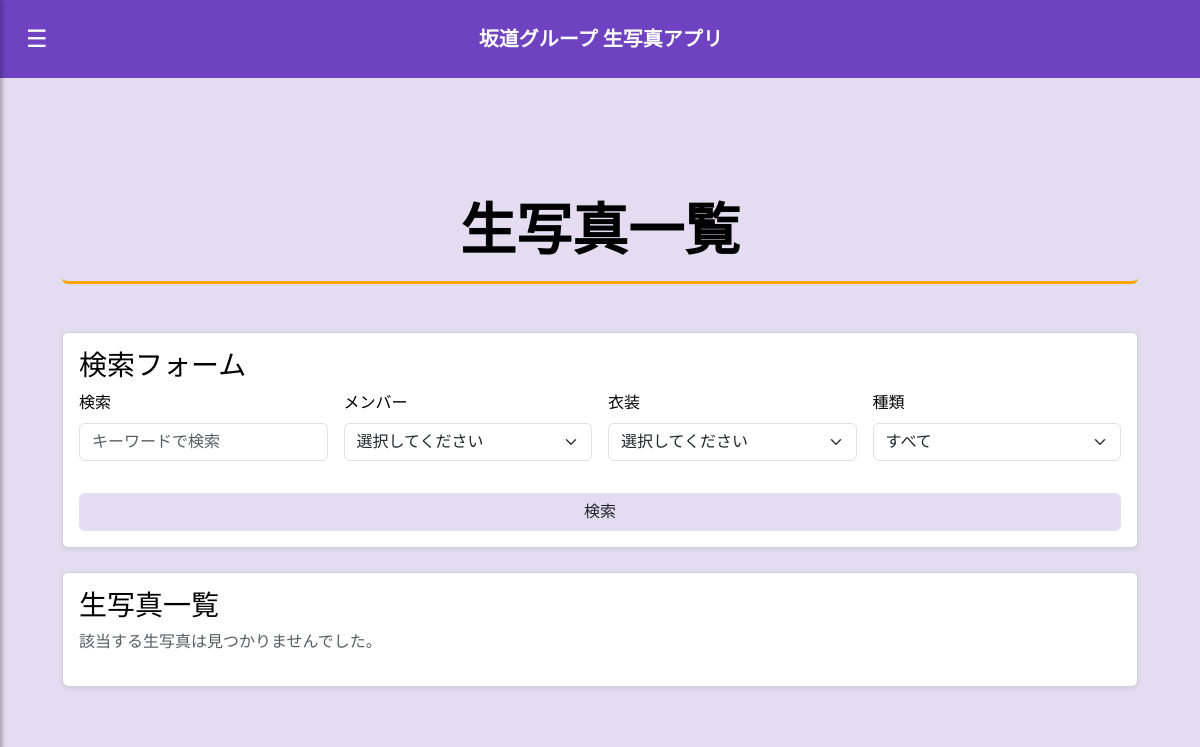
Page /index/nogizaka (signed in) on the earlier database version.
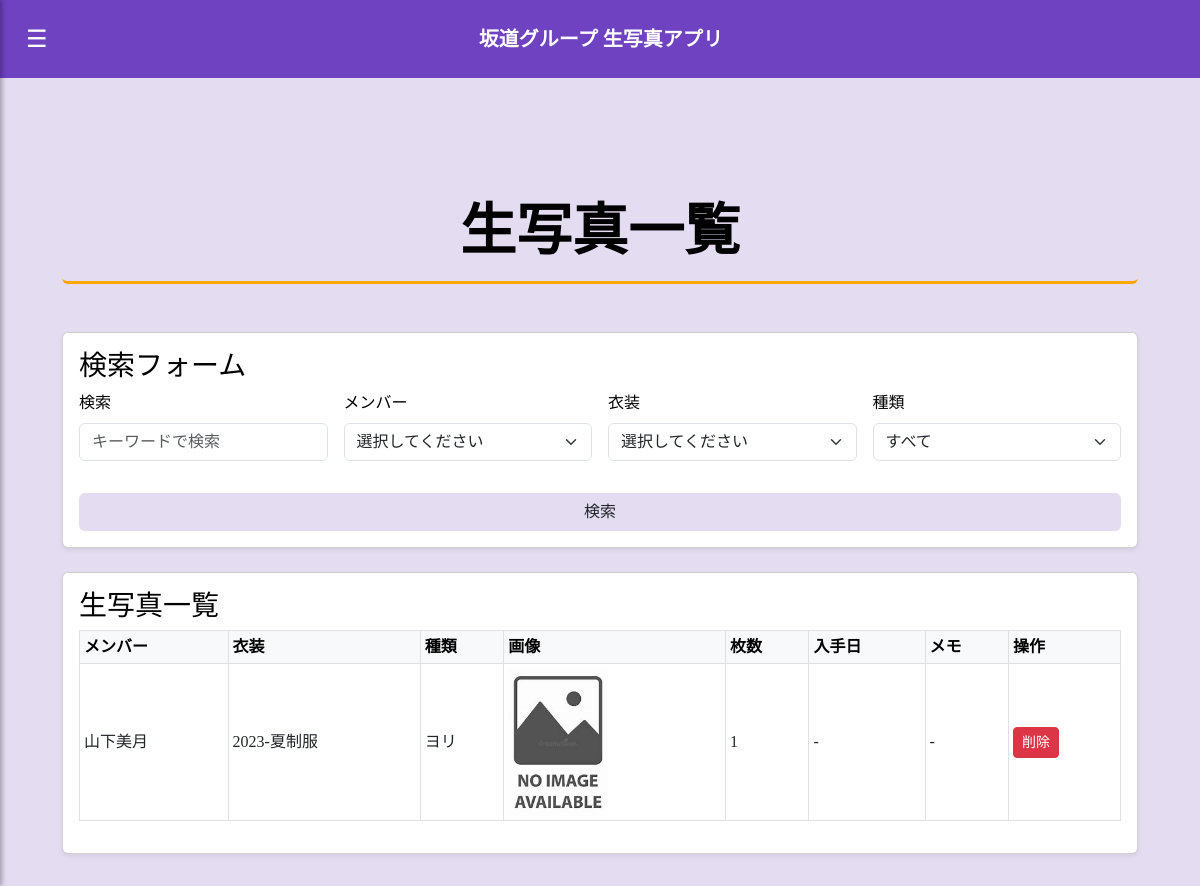
Same page on the later database version.
### models.py (models this page shows)
class UserPhoto(db.Model):
    id = db.Column(db.Integer, primary_key=True)
    user_id = db.Column(db.Integer, db.ForeignKey('user.id'), nullable=False)
    photo_id = db.Column(db.Integer, db.ForeignKey('photo.id'), nullable=False)
    member = db.Column(db.String(64), nullable=False)
    costume = db.Column(db.String(128), nullable=False)
    photo_type = db.Column(db.String(64), nullable=False)
    group = db.Column(db.String(64), nullable=False)
    has_owner = db.Column(db.Boolean, default=True, nullable=False)  # ← 追加
    memo = db.Column(db.String, nullable=True)
    date = db.Column(db.Date, nullable=True)
    quantity = db.Column(db.Integer, nullable=True, default=1)
    photo = db.relationship('Photo', backref='user_photos')
    __table_args__ = (
        db.UniqueConstraint('user_id', 'member', 'costume', 'photo_type', 'group', name='_user_photo_uc'),
    )

### app.py (the view)
@app.route('/index/<group_key>', methods=['GET'])
@login_required
def index(group_key):
    group_colors = {
        'nogizaka': 'bg-nogi',
        'sakurazaka': 'bg-sakura',
        'hinatazaka': 'bg-hinata'
    }
    group_names = {
        'nogizaka': '乃木坂46',
        'sakurazaka': '櫻坂46',
        'hinatazaka': '日向坂46'
    }
    group_color = group_colors.get(group_key, 'bg-default')
    group_name = group_names.get(group_key, '不明')
    user_photos = UserPhoto.query.options(
        joinedload(UserPhoto.photo)
    ).join(
        Photo, UserPhoto.photo_id == Photo.id
    ).filter(
        UserPhoto.user_id == current_user.id,
        Photo.group_key == group_key
    ).all()
    query = request.args.get('query', '').strip().lower()
    member = request.args.get('member', '').strip()
    costume = request.args.get('costume', '').strip()
    photo_type = request.args.get('type', '').strip()
    if query:
        user_photos = [p for p in user_photos if query in p.member.lower() or query in p.costume.lower()]
    if member:
        user_photos = [p for p in user_photos if p.member == member]
    if costume:
        user_photos = [p for p in user_photos if p.costume == costume]
    if photo_type:
        user_photos = [p for p in user_photos if p.photo_type == photo_type]
    for p in user_photos:
        image_rel_path = build_image_path(p.member, p.costume, p.photo_type, group_key)
        image_abs_path = os.path.join(current_app.static_folder, image_rel_path)
        p.image_exists = os.path.exists(image_abs_path)
        p.image_path = image_rel_path
    members = sorted(set(p.member for p in user_photos))
    costumes = sorted(set(p.costume for p in user_photos))
    types = sorted(set(p.photo_type for p in user_photos))
    return render_template(
        'index.html',
        group_key=group_key,
        group_name=group_name,
        group_color=group_color,
        photos=user_photos,
        members=members,
        costumes=costumes,
        types=types,
        endpoint=request.endpoint
    )

### app.py (called while the page is built)
@app.context_processor
def inject_endpoint():
    from flask import request
    return dict(endpoint=request.endpoint)

@login_manager.user_loader
def load_user(user_id):
    return User.query.get(int(user_id))

### utils.py (called while the page is built)
def build_image_path(member, costume, type_, group_key):
    filename = f"{member}_{costume}_{type_}.jpg"
    return f"member_images/{group_key}/{member}/{filename}"

### templates/index.html (shortened to what this page needs)
{% extends "base.html" %}
{% block content %}
<div class="container mt-5 {{ group_color }}">
  <div class="text-center mb-5">
    <h1 class="display-4 fw-bold text-black p-3 rounded section-title">
      生写真一覧
    </h1>
  </div>
  <div class="row g-4">
    <div class="col-12">
      <div class="card shadow-sm h-100">
        <div class="card-body">
          <h3 class="card-title text-black">検索フォーム</h3>
          <form method="get" action="{{ url_for('index', group_key=group_key) }}">
            <div class="row g-3">
              <div class="col-md-3">
                <label for="query" class="form-label text-black">検索</label>
                <input type="text" id="query" name="query" value="{{ request.args.get('query', '') }}" class="form-control" placeholder="キーワードで検索">
              </div>
              <div class="col-md-3">
                <label for="member" class="form-label text-black">メンバー</label>
                <select class="form-select" id="member" name="member">
                  <option value="" disabled {% if not request.args.get('member') %}selected{% endif %}>選択してください</option>
                </select>
              </div>
              <div class="col-md-3">
                <label for="costume" class="form-label text-black">衣装</label>
                <select class="form-select" id="costume" name="costume">
                  <option value="" disabled {% if not request.args.get('costume') %}selected{% endif %}>選択してください</option>
                </select>
              </div>
              <div class="col-md-3">
                <label for="type" class="form-label text-black">種類</label>
                <select class="form-select" id="type" name="type">
                  <option value="" {% if not request.args.get('type') %}selected{% endif %}>すべて</option>
                </select>
              </div>
              <div class="col-12">
                <button type="submit" class="btn {{ group_color }} w-100 mt-3">検索</button>
              </div>
            </div>
          </form>
        </div>
      </div>
    </div>
    <div class="col-12">
      <div class="card shadow-sm h-100">
        <div class="card-body">
          <h3 class="card-title text-black">生写真一覧</h3>
          {% if photos %}
            <div class="table-responsive">
              <table class="table table-bordered table-sm align-middle">
                <thead class="table-light">
                  <tr>
                    <th>メンバー</th>
                    <th>衣装</th>
                    <th>種類</th>
                    <th>画像</th>
                    <th>枚数</th>
                    <th>入手日</th>
                    <th>メモ</th>
                    <th>操作</th>
                  </tr>
                </thead>
                <tbody>
                  {% for photo in photos %}
                    <tr>
                      <td>{{ photo.member }}</td>
                      <td>{{ photo.costume }}</td>
                      <td>{{ photo.photo_type }}</td>
                      <td>
                        {% if photo.image_exists %}
                          <img src="{{ url_for('static', filename=photo.image_path) }}" width="100" loading="lazy" alt="{{ photo.member }}の写真">
                        {% else %}
                          <img src="{{ url_for('static', filename='member_images/no_photo.jpg') }}" width="100" loading="lazy" alt="画像なし">
                        {% endif %}
                      </td>
                      <td>{{ photo.quantity }}</td>
                      <td>{{ photo.date or '-' }}</td>
                      <td>{{ photo.memo or '-' }}</td>
                      <td>
                        <form method="POST" action="{{ url_for('delete_user_photo', photo_id=photo.id, group_key=group_key) }}">
                          <button type="submit" class="btn btn-danger btn-sm" onclick="return confirm('本当に削除しますか？')">削除</button>
                        </form>
                      </td>
                    </tr>
                  {% endfor %}
                </tbody>
              </table>
            </div>
          {% else %}
            <p class="text-muted">該当する生写真は見つかりませんでした。</p>
          {% endif %}
        </div>
      </div>
    </div>
  </div>
</div>
{% endblock %}

### templates/base.html (shortened to what this page needs)
<!DOCTYPE html>
<html lang="ja">
<head>
    <link rel="stylesheet" href="https://cdn.jsdelivr.net/npm/bootstrap@5.3.0/dist/css/bootstrap.min.css">
    <link href="https://cdn.jsdelivr.net/npm/select2@4.1.0-rc.0/dist/css/select2.min.css" rel="stylesheet" />
    <link rel="stylesheet" href="https://cdnjs.cloudflare.com/ajax/libs/font-awesome/5.15.4/css/all.min.css">
    <link href="https://cdnjs.cloudflare.com/ajax/libs/font-awesome/6.4.0/css/all.min.css" rel="stylesheet" />
</head>
<body class="{{ group_color }}">
    <div class="{% if group_key == 'hinatazaka' %}navbar-hinata
        {% elif group_key == 'sakurazaka' %}navbar-sakura
        {% elif group_key == 'nogizaka' %}navbar-nogi
        {% else %}navbar-default{% endif %} p-3 d-flex justify-content-between align-items-center flex-wrap">
        <button id="menu-button">☰</button>
        <div style="font-size: 20px; font-weight: bold;">
            坂道グループ 生写真アプリ
        </div>
    </div>
    <div class="container mt-4 {{ group_color }}">
        {% block content %}
        {% endblock %}
    </div>
</body>
</html>

### templates/base.html (style rules this page uses)
body { font-family: 'Noto Serif JP', serif; overflow-x: hidden; }
.container { padding: 1rem; }
.bg-nogi { background-color: #e4dcf1 !important; }
.navbar-nogi { background-color: #6f42c1 !important; color: white !important; }
.navbar-hinata #menu-button, .navbar-sakura #menu-button, .navbar-nogi #menu-button { color: white; }
#menu-button { font-size: 24px; background: transparent; border: none; border-radius: 5px; padding: 5px 10px; cursor: pointer; }
.section-title { border-bottom: 3px solid orange; }

Differences in the rows shown:
added UserPhoto: member "山下美月", costume "2023-夏制服", photo_type "ヨリ", quantity "1", date "-", memo "-"
Other differences:
text no longer shown: "該当する生写真は見つかりませんでした。"
text now shown: "メンバー 衣装 種類 画像 枚数 入手日 メモ 操作"
